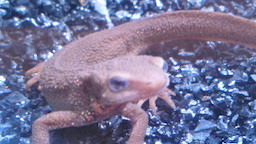
#> input picture Dataset/test/images/akahara/akahara_0009.jpg, 256 x 144 px; its folder holds only this picture in this run
$ python my_main.py   (older library calls are emulated)
#> lines starting #> are read from the running program, lines starting #| are printed output that depends on the picture
import cv2
import numpy as np
from glob import glob

num_classes = 2
img_height, img_width = 64, 64

CLS = ['akahara', 'madara']

def data_load(path, hf=False, vf=False, rot=None):
#> called with path = './Dataset/train/images/', hf = True, vf = True, rot = 30
    xs = []
    ts = []
    paths = []

    for dir_path in glob(path + '/*'):
        for path in glob(dir_path + '/*'):
            print('x =',path)
            x = cv2.imread(path)
#> x is the input picture: shape (144, 256, 3); mean B, G, R 151.6, 116.6, 119.3
            x = cv2.resize(x, (img_width, img_height)).astype(np.float32)
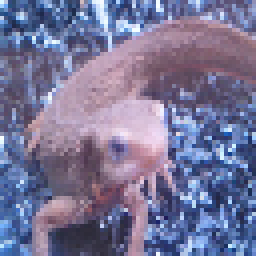
#> x: shape (64, 64, 3) float32 (shown 4 times larger); mean B, G, R 151.7, 116.7, 119.3
            x /= 255.
            xs.append(x)

            for i, cls in enumerate(CLS):
                if cls in path:
                    print('t =', i)
                    t = i

            ts.append(t)

            paths.append(path)

            # 水平
            if hf:
                xs.append(x[:, ::-1])
                ts.append(t)
                paths.append(path)

            # 垂直
            if vf:
                xs.append(x[::-1])
                ts.append(t)
                paths.append(path)

            # 水平＆垂直
            if hf and vf:
                xs.append(x[::-1, ::-1])
                ts.append(t)
                paths.append(path)

            # 回転
            if rot is not None:
                angle = 0
                scale = 1
                while angle < 360:
                    angle += rot
                    _h, _w, _c = x.shape
                    max_side = max(_h, _w)
                    tmp = np.zeros((max_side, max_side, _c))
                    tx = int((max_side - _w) / 2)
                    ty = int((max_side - _h) / 2)
                    tmp[ty: ty+_h, tx: tx+_w] = x.copy()
                    M = cv2.getRotationMatrix2D((max_side/2, max_side/2), angle, scale)
                    _x = cv2.warpAffine(tmp, M, (max_side, max_side))
                    _x = _x[tx:tx+_w, ty:ty+_h]
                    xs.append(x)
                    ts.append(t)
                    paths.append(path)
#> this loop made 12 passes
#> pass 1, in data_load, `_x = cv2.warpAffine(tmp, M, (max_side, max_side))`:
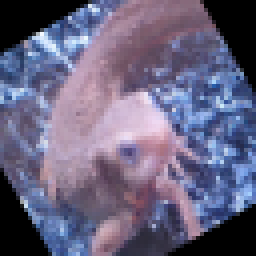
#> _x: shape (64, 64, 3) float64 (shown 4 times larger); mean of channels 0, 1, 2 0.502, 0.391, 0.41; drawn as B, G, R
#> pass 2, in data_load, `_x = cv2.warpAffine(tmp, M, (max_side, max_side))`:
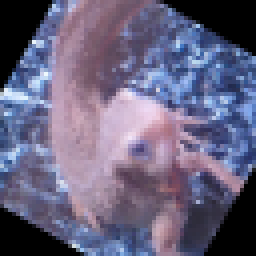
#> _x: shape (64, 64, 3) float64 (shown 4 times larger); mean of channels 0, 1, 2 0.499, 0.389, 0.409; drawn as B, G, R
#> pass 3, in data_load, `_x = cv2.warpAffine(tmp, M, (max_side, max_side))`:
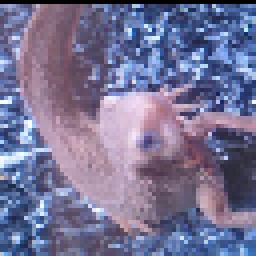
#> _x: shape (64, 64, 3) float64 (shown 4 times larger); mean of channels 0, 1, 2 0.584, 0.45, 0.461; drawn as B, G, R
#> after the loop, angle = 360; paths = 16 items; ts = [0, 0, 0, 0, 0, 0, 0, 0, 0, 0, 0, 0, 0, 0, 0, 0]; xs = 16 items

    print(ts)
#| [0, 0, 0, 0, 0, 0, 0, 0, 0, 0, 0, 0, 0, 0, 0, 0]
    xs = np.array(xs, dtype=np.float32)
    ts = np.array(ts, dtype=np.int)

    # 次元入れ変え (16, 64, 64, 3) -> (16, 3, 64, 64)
    xs = xs.transpose(0,3,1,2)

    return xs, ts, paths


if __name__ == '__main__':

    xs, ts, paths = data_load('./Dataset/train/images/', hf=True, vf=True, rot=30)
#> ts = [0, 0, 0, 0, 0, 0, 0, 0, 0, 0, 0, 0, 0, 0, 0, 0]; paths = 16 items
    print(xs.shape) # (16, 3, 64, 64)
#| (16, 3, 64, 64)
    print(ts.shape) # (16,)
#| (16,)

    mb = 3
    train_ind = np.arange(len(xs))
#> train_ind = [0, 1, 2, 3, 4, 5, 6, 7, 8, 9, 10, 11, 12, 13, 14, 15]
    print(train_ind) # [ 0  1  2  3  4  5  6  7  8  9 10 11 12 13 14 15]
#| [ 0  1  2  3  4  5  6  7  8  9 10 11 12 13 14 15]

    np.random.seed(0)
    np.random.shuffle(train_ind)

    epoch_max = 3
    epoch = 0

    # 配列の頭から、3個づつ取り出す。
    while epoch < epoch_max:
        print('epoch:',epoch)
        mbi = 0

        for i in range(len(xs) // mb + 1):
            if mbi + mb > len(xs): # 例外処理残りの数が
                mb_ind = train_ind[mbi:]
                np.random.shuffle(train_ind)
                mb_ind = np.hstack((mb_ind, train_ind[:(mb-(len(xs)-mbi))]))
                mbi = mb - (len(xs) - mbi)
            else: # 基本的にこっち
                mb_ind = train_ind[mbi: mbi+mb]
                mbi += mb
            print(i, mb_ind)

        epoch += 1
#> after the loop, epoch = 3

$ run again, on Dataset/test/images/akahara/akahara_0010.jpg
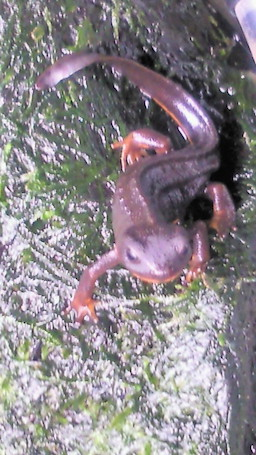
#> input picture Dataset/test/images/akahara/akahara_0010.jpg, 256 x 455 px
#> in data_load, x is the input picture: shape (455, 256, 3); mean B, G, R 138.9, 133.7, 140.2
#> in data_load, `x = cv2.resize(x, (img_width, img_height)).astype(np.float32)`:
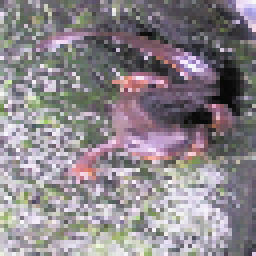
#> x: shape (64, 64, 3) float32 (shown 4 times larger); mean B, G, R 138.7, 133.5, 140
#> the loop in data_load, `while angle < 360:` made 12 passes
#> pass 3, in data_load, `_x = cv2.warpAffine(tmp, M, (max_side, max_side))`:
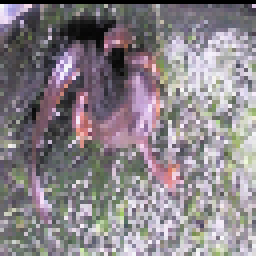
#> _x: shape (64, 64, 3) float64 (shown 4 times larger); mean of channels 0, 1, 2 0.533, 0.513, 0.538; drawn as B, G, R
#> after the loop in data_load, `while angle < 360:`: angle = 360; paths = 16 items; ts = [0, 0, 0, 0, 0, 0, 0, 0, 0, 0, 0, 0, 0, 0, 0, 0]; xs = 16 items
#| [0, 0, 0, 0, 0, 0, 0, 0, 0, 0, 0, 0, 0, 0, 0, 0]
#> `xs, ts, paths = data_load('./Dataset/train/images/', hf=True, vf=True,..`: ts = [0, 0, 0, 0, 0, 0, 0, 0, 0, 0, 0, 0, 0, 0, 0, 0]; paths = 16 items
#| (16, 3, 64, 64)
#| (16,)
#> train_ind = [0, 1, 2, 3, 4, 5, 6, 7, 8, 9, 10, 11, 12, 13, 14, 15]
#| [ 0  1  2  3  4  5  6  7  8  9 10 11 12 13 14 15]
#> after the loop `while epoch < epoch_max:`: epoch = 3

$ run again, on Dataset/test/images/akahara/akahara_0011.jpg
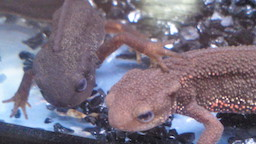
#> input picture Dataset/test/images/akahara/akahara_0011.jpg, 256 x 144 px
#> in data_load, x is the input picture: shape (144, 256, 3); mean B, G, R 128, 112.5, 121.6
#> in data_load, `x = cv2.resize(x, (img_width, img_height)).astype(np.float32)`:
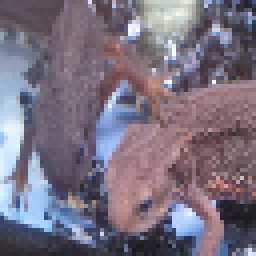
#> x: shape (64, 64, 3) float32 (shown 4 times larger); mean B, G, R 127.8, 112.3, 121.5
#> the loop in data_load, `while angle < 360:` made 12 passes
#> pass 3, in data_load, `_x = cv2.warpAffine(tmp, M, (max_side, max_side))`:
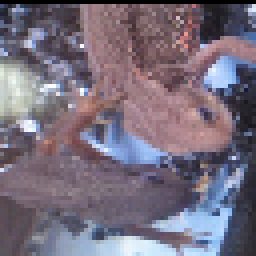
#> _x: shape (64, 64, 3) float64 (shown 4 times larger); mean of channels 0, 1, 2 0.49, 0.431, 0.467; drawn as B, G, R
#> after the loop in data_load, `while angle < 360:`: angle = 360; paths = 16 items; ts = [0, 0, 0, 0, 0, 0, 0, 0, 0, 0, 0, 0, 0, 0, 0, 0]; xs = 16 items
#| [0, 0, 0, 0, 0, 0, 0, 0, 0, 0, 0, 0, 0, 0, 0, 0]
#> `xs, ts, paths = data_load('./Dataset/train/images/', hf=True, vf=True,..`: ts = [0, 0, 0, 0, 0, 0, 0, 0, 0, 0, 0, 0, 0, 0, 0, 0]; paths = 16 items
#| (16, 3, 64, 64)
#| (16,)
#> train_ind = [0, 1, 2, 3, 4, 5, 6, 7, 8, 9, 10, 11, 12, 13, 14, 15]
#| [ 0  1  2  3  4  5  6  7  8  9 10 11 12 13 14 15]
#> after the loop `while epoch < epoch_max:`: epoch = 3
